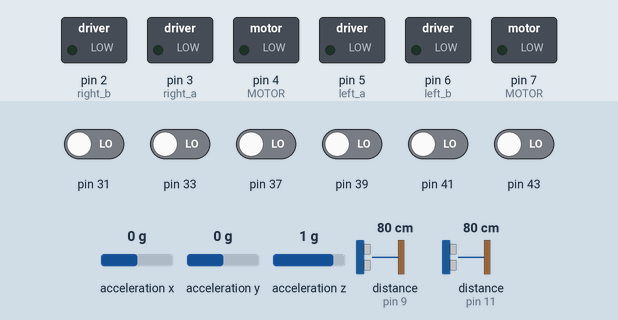
This sketch was run on a simulated Arduino Mega 2560, built with avr-gcc and run on an emulated ATmega2560. On the bench: switched loads named in the sketch (green lamp = pin HIGH). Wiring (inferred from the names in the program): 2 × ultrasonic range finder: trigger pin 8, echo pin 9 / trigger pin 10, echo pin 11; ADXL345 accelerometer at I2C address 0x53. The inputs (shaded band) are chosen by the test bench; at power-on: pin 31, pin 33, pin 37, pin 39, pin 41, pin 43 LOW, acceleration x 0 g, acceleration y 0 g, acceleration z 1 g, distance to the obstacle (sensors on pin 9, pin 11) 80 cm. The echo pulse lasts 58.3 µs per cm; random numbers use the default seed unless the sketch sets one; pins used as bus, display or sensor lines are not drawn.

Above: at 1.2 s.
1.3 s: pin 39 driven HIGH
At 1.9 s:
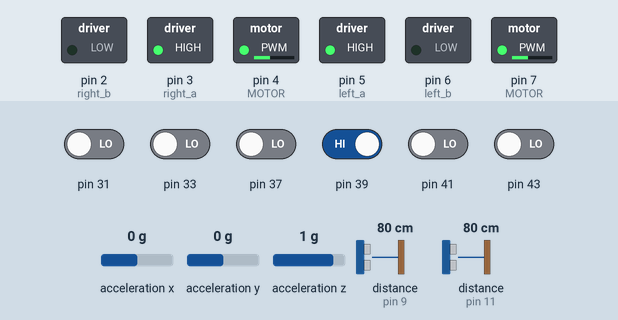
2.8 s: pin 31 driven HIGH
At 5.5 s:
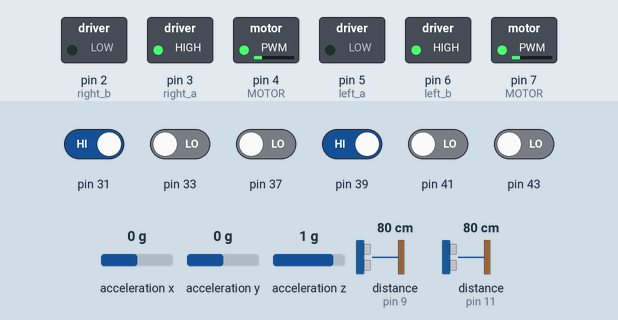
5.8 s: pin 33 driven HIGH
8.8 s: pin 31 driven LOW
At 11.6 s:
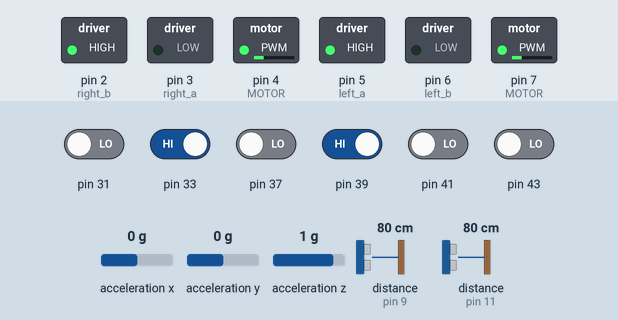
11.8 s: pin 31 driven HIGH
At 13.7 s:
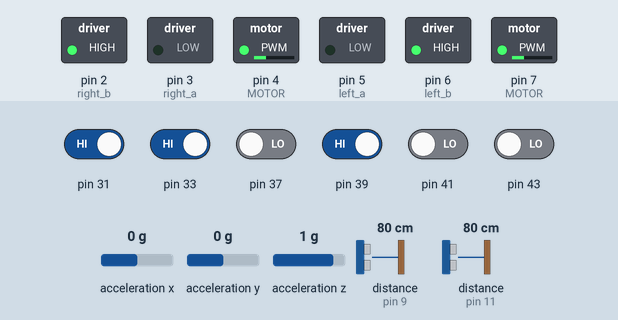
14.8 s: pin 41 driven HIGH
Timing chart, 0 to 18.8 s (numbered marks = the images above; inputs shaded):
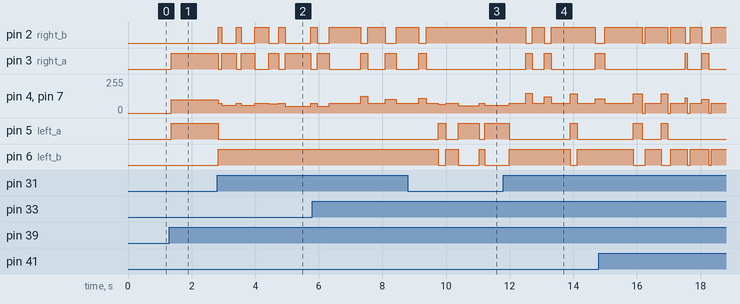

The sketch:

stm32.ino
```cpp
#include <Arduino_FreeRTOS.h>
#include <Wire.h>

// ------------------------- I2C (ADXL345)
int I2C_Address = 0xA7 >> 1;
int X0, X1, Y0, Y1, Z1, Z0;
volatile float ax, ay, az;

// ------------------------- 超音波
#define TRIGGER_PIN_L 10
#define ECHO_PIN_L 11
#define TRIGGER_PIN_R 8
#define ECHO_PIN_R 9
volatile int distanceL = 0;
volatile int distanceR = 0;

// ------------------------- 馬達控制
#define left_a 5
#define left_b 6
#define left_pwm 7
#define right_a 3
#define right_b 2
#define right_pwm 4

// ------------------------- 感測器與模式按鍵
#define left_sensor digitalRead(33)
#define right_sensor digitalRead(31)
#define back_sensor digitalRead(35)
#define mode1 digitalRead(43)
#define mode2 digitalRead(41)
#define mode3 digitalRead(39)
#define mode4 digitalRead(37)

int sen0 = 0;
int sen1 = 1;

// ------------------------- 馬達封裝
typedef struct motor {
  int a;
  int b;
  int pwm;
} motor;

motor MOTOR[] = {
  {left_a, left_b, left_pwm},
  {right_a, right_b, right_pwm},
};

enum Direction1 { left = 0, right = 1 };

// ------------------------- 模式控制
volatile int currentMode = 0;
volatile bool runFlag = false;

// ------------------------- 任務宣告
void TaskControl(void *);
void TaskUltrasonic(void *);
void TaskADXL345(void *);

// ------------------------- setup
void setup() {
  Serial.begin(9600);
  Wire.begin();
  setReg(0x2D, 0xA); // 啟用 ADXL345

  pinMode(TRIGGER_PIN_L, OUTPUT);
  pinMode(ECHO_PIN_L, INPUT);
  pinMode(TRIGGER_PIN_R, OUTPUT);
  pinMode(ECHO_PIN_R, INPUT);

  pinMode(left_a, OUTPUT);
  pinMode(left_b, OUTPUT);
  pinMode(right_a, OUTPUT);
  pinMode(right_b, OUTPUT);

  pinMode(33, INPUT);
  pinMode(31, INPUT);
  pinMode(35, INPUT);
  pinMode(43, INPUT);
  pinMode(41, INPUT);
  pinMode(39, INPUT);
  pinMode(37, INPUT);

  xTaskCreate(TaskControl, "Control", 256, NULL, 2, NULL);
  xTaskCreate(TaskUltrasonic, "Ultrasonic", 128, NULL, 1, NULL);
  xTaskCreate(TaskADXL345, "ADXL", 128, NULL, 1, NULL);
}

void loop() {}

// ------------------------- 控制任務
void TaskControl(void *pvParameters) {
  for (;;) {
    if (mode1 == HIGH) {
      currentMode = 1; runFlag = true;
    } else if (mode2 == HIGH) {
      currentMode = 2; runFlag = true;
    } else if (mode3 == HIGH) {
      currentMode = 3; runFlag = true;
    } else if (mode4 == HIGH) {
      runFlag = false; turn(3, 0);
    }

    if (runFlag) {
      switch (currentMode) {
        case 1:
          rule(); found(); one(200); runrunfound(); break;
        case 2:
          turn(1, 100); found(); one(200); break;
        case 3:
          turn(1, 100); found(); break;
      }
    }
    vTaskDelay(100 / portTICK_PERIOD_MS);
  }
}

// ------------------------- 超音波任務
void TaskUltrasonic(void *pvParameters) {
  for (;;) {
    distanceL = echopin_L() / 58.2;
    distanceR = echopin_R() / 58.2;
    vTaskDelay(100 / portTICK_PERIOD_MS);
  }
}

// ------------------------- ADXL345 任務
void TaskADXL345(void *pvParameters) {
  for (;;) {
    X0 = getData(0x32); X1 = getData(0x33);
    Y0 = getData(0x34); Y1 = getData(0x35);
    Z0 = getData(0x36); Z1 = getData(0x37);
    ax = ((X1 << 8) + X0) / 256.0;
    ay = ((Y1 << 8) + Y0) / 256.0;
    az = ((Z1 << 8) + Z0) / 256.0;
    vTaskDelay(200 / portTICK_PERIOD_MS);
  }
}

// ------------------------- 馬達與行為邏輯
void moterstate(int mode, int maxspeed, enum Direction1 d) {
  switch (mode) {
    case 1:
      digitalWrite(MOTOR[d].a , HIGH);
      digitalWrite(MOTOR[d].b , LOW);
      analogWrite(MOTOR[d].pwm , maxspeed); break;
    case 2:
      digitalWrite(MOTOR[d].a , LOW);
      digitalWrite(MOTOR[d].b , HIGH);
      analogWrite(MOTOR[d].pwm , maxspeed); break;
    case 3:
      digitalWrite(MOTOR[d].a , LOW);
      digitalWrite(MOTOR[d].b , LOW);
      analogWrite(MOTOR[d].pwm , maxspeed); break;
  }
}

void turn(int mode, int speed) {
  switch (mode) {
    case 1: moterstate(1, speed, left); moterstate(1, speed, right); break;
    case 2: moterstate(2, speed, left); moterstate(2, speed, right); break;
    case 3: moterstate(3, 0, left); moterstate(3, 0, right); break;
    case 4: moterstate(1, speed, left); moterstate(2, speed, right); break;
    case 5: moterstate(2, speed, left); moterstate(1, speed, right); break;
  }
}

void rule() {
  do { turn(2, 75); } while (back_sensor == sen0);
  turn(3, 0);
}

void one(int speed) {
  int i = 75;
  while (distanceL < 25 && distanceR < 25 && left_sensor == sen0 && right_sensor == sen0) {
    i += 60;
    turn(1, (i >= speed ? 255 : i));
  }
  turn(3, 0);
}

void runrunfound() {
  if (distanceL > 25 && distanceR > 25) {
    turn(1, 100);
  } else {
    while (distanceL <= 20 && distanceR >= 15) {
      turn(5, 100);
    }
    while (distanceR <= 20 && distanceL >= 15) {
      turn(4, 100);
    }
  }
}

void found() {
  if (left_sensor == sen1 && right_sensor == sen1) {
    sen();
  } else if (left_sensor == sen1 && right_sensor == sen0) {
    sensordo(4);
  } else if (left_sensor == sen0 && right_sensor == sen1) {
    sensordo(5);
  }
}

void sensordo(int mode) {
  turn(2, 75);
  delay(random(100, 500));
  turn(mode, random(50, 70));
  delay(random(50, 800));
}

void sen() {
  turn(2, 75);
  delay(random(300, 1001));
  turn(random(4, 6), random(100, 150));
  delay(random(50, 300));
}

int echopin_L() {
  digitalWrite(TRIGGER_PIN_L, LOW); delayMicroseconds(2);
  digitalWrite(TRIGGER_PIN_L, HIGH); delayMicroseconds(10);
  digitalWrite(TRIGGER_PIN_L, LOW);
  return pulseIn(ECHO_PIN_L, HIGH);
}

int echopin_R() {
  digitalWrite(TRIGGER_PIN_R, LOW); delayMicroseconds(2);
  digitalWrite(TRIGGER_PIN_R, HIGH); delayMicroseconds(10);
  digitalWrite(TRIGGER_PIN_R, LOW);
  return pulseIn(ECHO_PIN_R, HIGH);
}

void setReg(int reg, int data) {
  Wire.beginTransmission(I2C_Address);
  Wire.write(reg);
  Wire.write(data);
  Wire.endTransmission();
}

int getData(int reg) {
  Wire.beginTransmission(I2C_Address);
  Wire.write(reg);
  Wire.endTransmission();
  Wire.requestFrom(I2C_Address, 1);
  return Wire.available() ? Wire.read() : 0;
}
```

Measured:
- after the input at 1.3 s, pin 3 (right_a), pin 5 (left_a): LOW → HIGH after 0.07 s; pin 4 (MOTOR), pin 7 (MOTOR): 0/255 → 100/255 after 0.07 s
- after the input at 2.8 s, pin 2 (right_b): LOW → HIGH at once, → LOW 0.11 s later, → HIGH 0.46 s later, → LOW 0.16 s later, … (9 changes in this stretch); pin 3 (right_a): HIGH → LOW at once, → HIGH 0.11 s later, → LOW 0.46 s later, → HIGH 0.16 s later, … (9 changes in this stretch)
- after the input at 8.8 s, pin 5 (left_a): goes HIGH 0.23 s, LOW 0.40 s, HIGH 0.66 s, LOW 0.17 s, then HIGH, starting after 0.96 s; pin 6 (left_b): goes LOW 0.23 s, HIGH 0.40 s, LOW 0.66 s, HIGH 0.17 s, then LOW, starting after 0.96 s
- after the input at 11.8 s, pin 2 (right_b): goes LOW 0.21 s, HIGH 0.37 s, LOW 0.23 s, HIGH 1.4 s, then LOW, starting after 0.70 s; pin 3 (right_a): goes HIGH 0.21 s, LOW 0.37 s, HIGH 0.23 s, LOW 1.4 s, then HIGH, starting after 0.70 s
